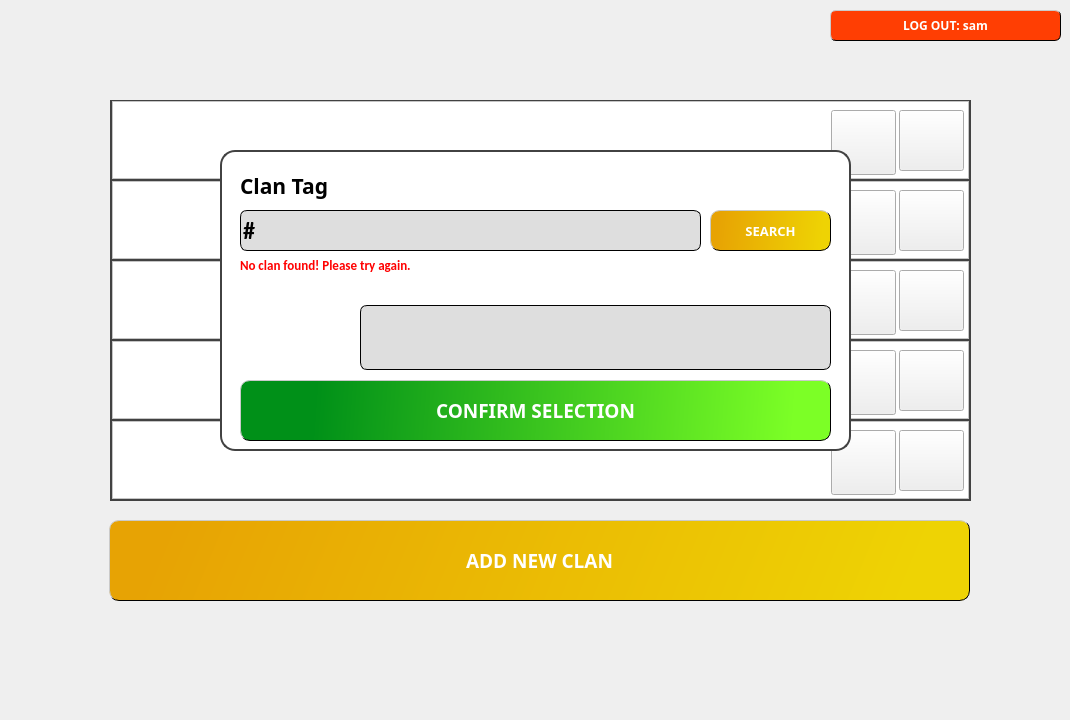
<?xml version="1.0" encoding="UTF-8"?>
<ui version="4.0">
 <class>addClan</class>
 <widget class="QMainWindow" name="addClan">
  <property name="geometry">
   <rect>
    <x>0</x>
    <y>0</y>
    <width>1070</width>
    <height>720</height>
   </rect>
  </property>
  <property name="windowTitle">
   <string>MainWindow</string>
  </property>
  <widget class="QWidget" name="centralwidget">
   <widget class="QLabel" name="background_image">
    <property name="geometry">
     <rect>
      <x>-10</x>
      <y>0</y>
      <width>1081</width>
      <height>741</height>
     </rect>
    </property>
    <property name="styleSheet">
     <string notr="true">border-image: url(:/addClan/background image.png);</string>
    </property>
    <property name="text">
     <string/>
    </property>
    <property name="scaledContents">
     <bool>true</bool>
    </property>
   </widget>
   <widget class="QGroupBox" name="clans_list">
    <property name="geometry">
     <rect>
      <x>110</x>
      <y>100</y>
      <width>861</width>
      <height>401</height>
     </rect>
    </property>
    <property name="autoFillBackground">
     <bool>false</bool>
    </property>
    <property name="styleSheet">
     <string notr="true">QGroupBox#clans_list{
border: 2px solid gray;
border-color: #424242;
background-color: white;
}</string>
    </property>
    <property name="title">
     <string/>
    </property>
    <widget class="QGroupBox" name="saved_clan_0">
     <property name="geometry">
      <rect>
       <x>1</x>
       <y>0</y>
       <width>859</width>
       <height>80</height>
      </rect>
     </property>
     <property name="styleSheet">
      <string notr="true">QGroupBox{
border: 1px solid gray;
border-color: #424242;
background-color: white;
}

QGroupBox:hover{
	background-color: red;
}</string>
     </property>
     <property name="title">
      <string/>
     </property>
     <widget class="QLabel" name="clan_shield_0">
      <property name="geometry">
       <rect>
        <x>5</x>
        <y>6</y>
        <width>68</width>
        <height>68</height>
       </rect>
      </property>
      <property name="mouseTracking">
       <bool>false</bool>
      </property>
      <property name="styleSheet">
       <string notr="true"/>
      </property>
      <property name="text">
       <string/>
      </property>
      <property name="scaledContents">
       <bool>true</bool>
      </property>
     </widget>
     <widget class="QLabel" name="clan_name_0">
      <property name="geometry">
       <rect>
        <x>90</x>
        <y>18</y>
        <width>561</width>
        <height>51</height>
       </rect>
      </property>
      <property name="font">
       <font>
        <family>Supercell-Magic</family>
        <pointsize>18</pointsize>
        <weight>75</weight>
        <bold>true</bold>
       </font>
      </property>
      <property name="styleSheet">
       <string notr="true"/>
      </property>
      <property name="text">
       <string/>
      </property>
     </widget>
     <widget class="QFrame" name="frame_0">
      <property name="geometry">
       <rect>
        <x>1</x>
        <y>1</y>
        <width>857</width>
        <height>78</height>
       </rect>
      </property>
      <property name="mouseTracking">
       <bool>true</bool>
      </property>
      <property name="styleSheet">
       <string notr="true">QFrame {
background-color: white;
}

QFrame:hover {
background-color: rgb(227, 227, 227);
}</string>
      </property>
      <property name="frameShape">
       <enum>QFrame::StyledPanel</enum>
      </property>
      <property name="frameShadow">
       <enum>QFrame::Raised</enum>
      </property>
     </widget>
     <widget class="QPushButton" name="delete_0">
      <property name="geometry">
       <rect>
        <x>788</x>
        <y>10</y>
        <width>65</width>
        <height>61</height>
       </rect>
      </property>
      <property name="cursor">
       <cursorShape>PointingHandCursor</cursorShape>
      </property>
      <property name="styleSheet">
       <string notr="true">border-image: url(:/addClan/delete.png);</string>
      </property>
      <property name="text">
       <string/>
      </property>
     </widget>
     <widget class="QPushButton" name="confirm_0">
      <property name="geometry">
       <rect>
        <x>720</x>
        <y>10</y>
        <width>65</width>
        <height>65</height>
       </rect>
      </property>
      <property name="cursor">
       <cursorShape>PointingHandCursor</cursorShape>
      </property>
      <property name="styleSheet">
       <string notr="true">border-image: url(:/addClan/confirmtick.png);</string>
      </property>
      <property name="text">
       <string/>
      </property>
     </widget>
     <zorder>frame_0</zorder>
     <zorder>clan_name_0</zorder>
     <zorder>clan_shield_0</zorder>
     <zorder>delete_0</zorder>
     <zorder>confirm_0</zorder>
    </widget>
    <widget class="QGroupBox" name="saved_clan_1">
     <property name="geometry">
      <rect>
       <x>1</x>
       <y>80</y>
       <width>859</width>
       <height>80</height>
      </rect>
     </property>
     <property name="styleSheet">
      <string notr="true">QGroupBox{
border: 1px solid gray;
border-color: #424242;
background-color: white;
}</string>
     </property>
     <property name="title">
      <string/>
     </property>
     <widget class="QLabel" name="clan_shield_1">
      <property name="geometry">
       <rect>
        <x>5</x>
        <y>6</y>
        <width>68</width>
        <height>68</height>
       </rect>
      </property>
      <property name="styleSheet">
       <string notr="true"/>
      </property>
      <property name="text">
       <string/>
      </property>
      <property name="scaledContents">
       <bool>true</bool>
      </property>
     </widget>
     <widget class="QLabel" name="clan_name_1">
      <property name="geometry">
       <rect>
        <x>90</x>
        <y>18</y>
        <width>561</width>
        <height>51</height>
       </rect>
      </property>
      <property name="font">
       <font>
        <family>Supercell-Magic</family>
        <pointsize>18</pointsize>
        <weight>75</weight>
        <bold>true</bold>
       </font>
      </property>
      <property name="text">
       <string/>
      </property>
     </widget>
     <widget class="QFrame" name="frame_1">
      <property name="geometry">
       <rect>
        <x>1</x>
        <y>1</y>
        <width>857</width>
        <height>78</height>
       </rect>
      </property>
      <property name="styleSheet">
       <string notr="true">QFrame {
background-color: white;
}

QFrame:hover {
background-color: rgb(227, 227, 227);
}</string>
      </property>
      <property name="frameShape">
       <enum>QFrame::StyledPanel</enum>
      </property>
      <property name="frameShadow">
       <enum>QFrame::Raised</enum>
      </property>
     </widget>
     <widget class="QPushButton" name="delete_1">
      <property name="geometry">
       <rect>
        <x>788</x>
        <y>10</y>
        <width>65</width>
        <height>61</height>
       </rect>
      </property>
      <property name="cursor">
       <cursorShape>PointingHandCursor</cursorShape>
      </property>
      <property name="styleSheet">
       <string notr="true">border-image: url(:/addClan/delete.png);</string>
      </property>
      <property name="text">
       <string/>
      </property>
     </widget>
     <widget class="QPushButton" name="confirm_1">
      <property name="geometry">
       <rect>
        <x>720</x>
        <y>10</y>
        <width>65</width>
        <height>65</height>
       </rect>
      </property>
      <property name="cursor">
       <cursorShape>PointingHandCursor</cursorShape>
      </property>
      <property name="styleSheet">
       <string notr="true">border-image: url(:/addClan/confirmtick.png);</string>
      </property>
      <property name="text">
       <string/>
      </property>
     </widget>
     <zorder>frame_1</zorder>
     <zorder>clan_name_1</zorder>
     <zorder>clan_shield_1</zorder>
     <zorder>delete_1</zorder>
     <zorder>confirm_1</zorder>
    </widget>
    <widget class="QGroupBox" name="saved_clan_2">
     <property name="geometry">
      <rect>
       <x>1</x>
       <y>160</y>
       <width>859</width>
       <height>80</height>
      </rect>
     </property>
     <property name="styleSheet">
      <string notr="true">QGroupBox{
border: 1px solid gray;
border-color: #424242;
background-color: white;
}</string>
     </property>
     <property name="title">
      <string/>
     </property>
     <widget class="QLabel" name="clan_shield_2">
      <property name="geometry">
       <rect>
        <x>5</x>
        <y>6</y>
        <width>68</width>
        <height>68</height>
       </rect>
      </property>
      <property name="styleSheet">
       <string notr="true"/>
      </property>
      <property name="text">
       <string/>
      </property>
      <property name="scaledContents">
       <bool>true</bool>
      </property>
     </widget>
     <widget class="QLabel" name="clan_name_2">
      <property name="geometry">
       <rect>
        <x>90</x>
        <y>18</y>
        <width>561</width>
        <height>51</height>
       </rect>
      </property>
      <property name="font">
       <font>
        <family>Supercell-Magic</family>
        <pointsize>18</pointsize>
        <weight>75</weight>
        <bold>true</bold>
       </font>
      </property>
      <property name="text">
       <string/>
      </property>
     </widget>
     <widget class="QFrame" name="frame_2">
      <property name="geometry">
       <rect>
        <x>1</x>
        <y>1</y>
        <width>857</width>
        <height>78</height>
       </rect>
      </property>
      <property name="styleSheet">
       <string notr="true">QFrame {
background-color: white;
}

QFrame:hover {
background-color: rgb(227, 227, 227);
}</string>
      </property>
      <property name="frameShape">
       <enum>QFrame::StyledPanel</enum>
      </property>
      <property name="frameShadow">
       <enum>QFrame::Raised</enum>
      </property>
     </widget>
     <widget class="QPushButton" name="delete_2">
      <property name="geometry">
       <rect>
        <x>788</x>
        <y>10</y>
        <width>65</width>
        <height>61</height>
       </rect>
      </property>
      <property name="cursor">
       <cursorShape>PointingHandCursor</cursorShape>
      </property>
      <property name="styleSheet">
       <string notr="true">border-image: url(:/addClan/delete.png);</string>
      </property>
      <property name="text">
       <string/>
      </property>
     </widget>
     <widget class="QPushButton" name="confirm_2">
      <property name="geometry">
       <rect>
        <x>720</x>
        <y>10</y>
        <width>65</width>
        <height>65</height>
       </rect>
      </property>
      <property name="cursor">
       <cursorShape>PointingHandCursor</cursorShape>
      </property>
      <property name="styleSheet">
       <string notr="true">border-image: url(:/addClan/confirmtick.png);</string>
      </property>
      <property name="text">
       <string/>
      </property>
     </widget>
     <zorder>frame_2</zorder>
     <zorder>clan_name_2</zorder>
     <zorder>clan_shield_2</zorder>
     <zorder>delete_2</zorder>
     <zorder>confirm_2</zorder>
    </widget>
    <widget class="QGroupBox" name="saved_clan_3">
     <property name="geometry">
      <rect>
       <x>1</x>
       <y>240</y>
       <width>859</width>
       <height>80</height>
      </rect>
     </property>
     <property name="styleSheet">
      <string notr="true">QGroupBox{
border: 1px solid gray;
border-color: #424242;
background-color: white;
}</string>
     </property>
     <property name="title">
      <string/>
     </property>
     <widget class="QLabel" name="clan_shield_3">
      <property name="geometry">
       <rect>
        <x>5</x>
        <y>6</y>
        <width>68</width>
        <height>68</height>
       </rect>
      </property>
      <property name="styleSheet">
       <string notr="true"/>
      </property>
      <property name="text">
       <string/>
      </property>
      <property name="scaledContents">
       <bool>true</bool>
      </property>
     </widget>
     <widget class="QLabel" name="clan_name_3">
      <property name="geometry">
       <rect>
        <x>90</x>
        <y>18</y>
        <width>561</width>
        <height>51</height>
       </rect>
      </property>
      <property name="font">
       <font>
        <family>Supercell-Magic</family>
        <pointsize>18</pointsize>
        <weight>75</weight>
        <bold>true</bold>
       </font>
      </property>
      <property name="text">
       <string/>
      </property>
     </widget>
     <widget class="QFrame" name="frame_3">
      <property name="geometry">
       <rect>
        <x>1</x>
        <y>1</y>
        <width>857</width>
        <height>78</height>
       </rect>
      </property>
      <property name="styleSheet">
       <string notr="true">QFrame {
background-color: white;
}

QFrame:hover {
background-color: rgb(227, 227, 227);
}</string>
      </property>
      <property name="frameShape">
       <enum>QFrame::StyledPanel</enum>
      </property>
      <property name="frameShadow">
       <enum>QFrame::Raised</enum>
      </property>
     </widget>
     <widget class="QPushButton" name="delete_3">
      <property name="geometry">
       <rect>
        <x>788</x>
        <y>10</y>
        <width>65</width>
        <height>61</height>
       </rect>
      </property>
      <property name="cursor">
       <cursorShape>PointingHandCursor</cursorShape>
      </property>
      <property name="styleSheet">
       <string notr="true">border-image: url(:/addClan/delete.png);</string>
      </property>
      <property name="text">
       <string/>
      </property>
     </widget>
     <widget class="QPushButton" name="confirm_3">
      <property name="geometry">
       <rect>
        <x>720</x>
        <y>10</y>
        <width>65</width>
        <height>65</height>
       </rect>
      </property>
      <property name="cursor">
       <cursorShape>PointingHandCursor</cursorShape>
      </property>
      <property name="styleSheet">
       <string notr="true">border-image: url(:/addClan/confirmtick.png);</string>
      </property>
      <property name="text">
       <string/>
      </property>
     </widget>
     <zorder>frame_3</zorder>
     <zorder>clan_name_3</zorder>
     <zorder>clan_shield_3</zorder>
     <zorder>delete_3</zorder>
     <zorder>confirm_3</zorder>
    </widget>
    <widget class="QGroupBox" name="saved_clan_4">
     <property name="geometry">
      <rect>
       <x>1</x>
       <y>320</y>
       <width>859</width>
       <height>80</height>
      </rect>
     </property>
     <property name="styleSheet">
      <string notr="true">QGroupBox{
border: 1px solid gray;
border-color: #424242;
background-color: white;
}</string>
     </property>
     <property name="title">
      <string/>
     </property>
     <widget class="QLabel" name="clan_shield_4">
      <property name="geometry">
       <rect>
        <x>5</x>
        <y>6</y>
        <width>68</width>
        <height>68</height>
       </rect>
      </property>
      <property name="styleSheet">
       <string notr="true"/>
      </property>
      <property name="text">
       <string/>
      </property>
      <property name="scaledContents">
       <bool>true</bool>
      </property>
     </widget>
     <widget class="QLabel" name="clan_name_4">
      <property name="geometry">
       <rect>
        <x>90</x>
        <y>18</y>
        <width>561</width>
        <height>51</height>
       </rect>
      </property>
      <property name="font">
       <font>
        <family>Supercell-Magic</family>
        <pointsize>18</pointsize>
        <weight>75</weight>
        <bold>true</bold>
       </font>
      </property>
      <property name="text">
       <string/>
      </property>
     </widget>
     <widget class="QFrame" name="frame_4">
      <property name="geometry">
       <rect>
        <x>1</x>
        <y>1</y>
        <width>857</width>
        <height>78</height>
       </rect>
      </property>
      <property name="styleSheet">
       <string notr="true">QFrame {
background-color: white;
}

QFrame:hover {
background-color: rgb(227, 227, 227);
}</string>
      </property>
      <property name="frameShape">
       <enum>QFrame::StyledPanel</enum>
      </property>
      <property name="frameShadow">
       <enum>QFrame::Raised</enum>
      </property>
     </widget>
     <widget class="QPushButton" name="delete_4">
      <property name="geometry">
       <rect>
        <x>788</x>
        <y>10</y>
        <width>65</width>
        <height>61</height>
       </rect>
      </property>
      <property name="cursor">
       <cursorShape>PointingHandCursor</cursorShape>
      </property>
      <property name="styleSheet">
       <string notr="true">border-image: url(:/addClan/delete.png);</string>
      </property>
      <property name="text">
       <string/>
      </property>
     </widget>
     <widget class="QPushButton" name="confirm_4">
      <property name="geometry">
       <rect>
        <x>720</x>
        <y>10</y>
        <width>65</width>
        <height>65</height>
       </rect>
      </property>
      <property name="cursor">
       <cursorShape>PointingHandCursor</cursorShape>
      </property>
      <property name="styleSheet">
       <string notr="true">border-image: url(:/addClan/confirmtick.png);</string>
      </property>
      <property name="text">
       <string/>
      </property>
     </widget>
     <zorder>frame_4</zorder>
     <zorder>clan_name_4</zorder>
     <zorder>clan_shield_4</zorder>
     <zorder>delete_4</zorder>
     <zorder>confirm_4</zorder>
    </widget>
   </widget>
   <widget class="QPushButton" name="add_clan_button">
    <property name="geometry">
     <rect>
      <x>109</x>
      <y>520</y>
      <width>861</width>
      <height>81</height>
     </rect>
    </property>
    <property name="font">
     <font>
      <family>Supercell-Magic</family>
      <pointsize>14</pointsize>
      <weight>75</weight>
      <italic>false</italic>
      <bold>true</bold>
     </font>
    </property>
    <property name="cursor">
     <cursorShape>PointingHandCursor</cursorShape>
    </property>
    <property name="autoFillBackground">
     <bool>false</bool>
    </property>
    <property name="styleSheet">
     <string notr="true">QPushButton {
	
	background-color: qlineargradient(spread:pad, x1:0.0511364, y1:0.5, x2:0.938, y2:0.534091, stop:0 rgba(231, 163, 4, 255), stop:1 rgba(238, 211, 4, 255));
	color: white;
 	border-radius: 10; 
	padding: 6; 
	border-style: outset;
	border-width: 1;
	border-top-color: rgb(135, 135, 135);
	border-left-color: rgb(135, 135, 135);
	border-right-color: rgb(0, 0, 0);
	border-bottom-color: rgb(0, 0, 0);
	
}

QPushButton:pressed {
	border-style: outset;
	border-top-color: rgb(0, 0, 0);
	border-left-color: rgb(0, 0, 0);
	border-right-color: rgb(135, 135, 135);
	border-bottom-color: rgb(135, 135, 135);
	
}</string>
    </property>
    <property name="text">
     <string>ADD NEW CLAN</string>
    </property>
    <property name="checkable">
     <bool>false</bool>
    </property>
    <property name="checked">
     <bool>false</bool>
    </property>
    <property name="default">
     <bool>false</bool>
    </property>
    <property name="flat">
     <bool>false</bool>
    </property>
   </widget>
   <widget class="QGroupBox" name="add_clan_group">
    <property name="geometry">
     <rect>
      <x>220</x>
      <y>150</y>
      <width>631</width>
      <height>301</height>
     </rect>
    </property>
    <property name="autoFillBackground">
     <bool>false</bool>
    </property>
    <property name="styleSheet">
     <string notr="true">QGroupBox {
border: 2px solid gray;
border-color: #424242;
border-radius: 15px;
background-color: white
}</string>
    </property>
    <property name="title">
     <string/>
    </property>
    <widget class="QLabel" name="clan_tag_label">
     <property name="geometry">
      <rect>
       <x>20</x>
       <y>10</y>
       <width>191</width>
       <height>51</height>
      </rect>
     </property>
     <property name="font">
      <font>
       <family>Supercell-Magic</family>
       <pointsize>16</pointsize>
       <weight>75</weight>
       <bold>true</bold>
      </font>
     </property>
     <property name="text">
      <string>Clan Tag</string>
     </property>
    </widget>
    <widget class="QLineEdit" name="clan_entry">
     <property name="geometry">
      <rect>
       <x>20</x>
       <y>60</y>
       <width>461</width>
       <height>41</height>
      </rect>
     </property>
     <property name="font">
      <font>
       <family>Calibri</family>
       <pointsize>18</pointsize>
       <weight>75</weight>
       <bold>true</bold>
      </font>
     </property>
     <property name="styleSheet">
      <string notr="true">QLineEdit {
	background-color: rgb(222, 222, 222);
	border-radius: 7;
	border: 1px solid black
}</string>
     </property>
     <property name="text">
      <string>#</string>
     </property>
     <property name="placeholderText">
      <string>#</string>
     </property>
    </widget>
    <widget class="QPushButton" name="search_clan_button">
     <property name="geometry">
      <rect>
       <x>490</x>
       <y>60</y>
       <width>121</width>
       <height>41</height>
      </rect>
     </property>
     <property name="font">
      <font>
       <family>Supercell-Magic</family>
       <pointsize>10</pointsize>
       <weight>75</weight>
       <italic>false</italic>
       <bold>true</bold>
      </font>
     </property>
     <property name="cursor">
      <cursorShape>PointingHandCursor</cursorShape>
     </property>
     <property name="autoFillBackground">
      <bool>false</bool>
     </property>
     <property name="styleSheet">
      <string notr="true">QPushButton {
	background-color: qlineargradient(spread:pad, x1:0.0511364, y1:0.5, x2:0.938, y2:0.534091, stop:0 rgba(231, 163, 4, 255), stop:1 rgba(238, 211, 4, 255));
	color: white;
 	border-radius: 10; 
	padding: 6; 
	border-style: outset;
	border-width: 1;
	border-top-color: rgb(135, 135, 135);
	border-left-color: rgb(135, 135, 135);
	border-right-color: rgb(0, 0, 0);
	border-bottom-color: rgb(0, 0, 0);
	
}

QPushButton:pressed {
	border-style: outset;
	border-top-color: rgb(0, 0, 0);
	border-left-color: rgb(0, 0, 0);
	border-right-color: rgb(135, 135, 135);
	border-bottom-color: rgb(135, 135, 135);
	
}</string>
     </property>
     <property name="text">
      <string>SEARCH</string>
     </property>
     <property name="checkable">
      <bool>false</bool>
     </property>
     <property name="checked">
      <bool>false</bool>
     </property>
     <property name="default">
      <bool>false</bool>
     </property>
     <property name="flat">
      <bool>false</bool>
     </property>
    </widget>
    <widget class="QLabel" name="clan_shield">
     <property name="geometry">
      <rect>
       <x>10</x>
       <y>110</y>
       <width>120</width>
       <height>120</height>
      </rect>
     </property>
     <property name="styleSheet">
      <string notr="true"/>
     </property>
     <property name="text">
      <string/>
     </property>
     <property name="scaledContents">
      <bool>true</bool>
     </property>
    </widget>
    <widget class="QLabel" name="clan_name">
     <property name="geometry">
      <rect>
       <x>140</x>
       <y>110</y>
       <width>221</width>
       <height>61</height>
      </rect>
     </property>
     <property name="font">
      <font>
       <family>Supercell-Magic</family>
       <pointsize>14</pointsize>
       <weight>75</weight>
       <bold>true</bold>
      </font>
     </property>
     <property name="text">
      <string/>
     </property>
    </widget>
    <widget class="QTextEdit" name="clan_description">
     <property name="geometry">
      <rect>
       <x>140</x>
       <y>155</y>
       <width>471</width>
       <height>65</height>
      </rect>
     </property>
     <property name="font">
      <font>
       <family>Calibri</family>
       <pointsize>10</pointsize>
       <weight>50</weight>
       <bold>false</bold>
      </font>
     </property>
     <property name="styleSheet">
      <string notr="true">QTextEdit {
	background-color: rgb(222, 222, 222);
	border-radius: 7;
	border: 1px solid black
}</string>
     </property>
     <property name="readOnly">
      <bool>true</bool>
     </property>
    </widget>
    <widget class="QLabel" name="no_clan">
     <property name="geometry">
      <rect>
       <x>20</x>
       <y>100</y>
       <width>371</width>
       <height>31</height>
      </rect>
     </property>
     <property name="font">
      <font>
       <family>Calibri</family>
       <pointsize>10</pointsize>
       <weight>75</weight>
       <bold>true</bold>
      </font>
     </property>
     <property name="styleSheet">
      <string notr="true">color: red</string>
     </property>
     <property name="text">
      <string>No clan found! Please try again.</string>
     </property>
     <property name="alignment">
      <set>Qt::AlignLeading|Qt::AlignLeft|Qt::AlignVCenter</set>
     </property>
    </widget>
    <widget class="QPushButton" name="confirm_clan">
     <property name="geometry">
      <rect>
       <x>20</x>
       <y>230</y>
       <width>591</width>
       <height>61</height>
      </rect>
     </property>
     <property name="font">
      <font>
       <family>Supercell-Magic</family>
       <pointsize>14</pointsize>
       <weight>75</weight>
       <italic>false</italic>
       <bold>true</bold>
      </font>
     </property>
     <property name="cursor">
      <cursorShape>PointingHandCursor</cursorShape>
     </property>
     <property name="autoFillBackground">
      <bool>false</bool>
     </property>
     <property name="styleSheet">
      <string notr="true">QPushButton {
	background-color: qlineargradient(spread:pad, x1:0.125, y1:0.466, x2:0.938, y2:0.472, stop:0 rgba(0, 144, 24, 255), stop:1 rgba(124, 255, 38, 255));
	color: white;
 	border-radius: 10; 
	padding: 6; 
	border-style: outset;
	border-width: 1;
	border-top-color: rgb(135, 135, 135);
	border-left-color: rgb(135, 135, 135);
	border-right-color: rgb(0, 0, 0);
	border-bottom-color: rgb(0, 0, 0);
	
}

QPushButton:pressed {
	border-style: outset;
	border-top-color: rgb(0, 0, 0);
	border-left-color: rgb(0, 0, 0);
	border-right-color: rgb(135, 135, 135);
	border-bottom-color: rgb(135, 135, 135);
	
}</string>
     </property>
     <property name="text">
      <string>CONFIRM SELECTION</string>
     </property>
     <property name="checkable">
      <bool>false</bool>
     </property>
     <property name="checked">
      <bool>false</bool>
     </property>
     <property name="default">
      <bool>false</bool>
     </property>
     <property name="flat">
      <bool>false</bool>
     </property>
    </widget>
    <widget class="QPushButton" name="add_clan_close_button">
     <property name="geometry">
      <rect>
       <x>580</x>
       <y>10</y>
       <width>37</width>
       <height>37</height>
      </rect>
     </property>
     <property name="cursor">
      <cursorShape>PointingHandCursor</cursorShape>
     </property>
     <property name="layoutDirection">
      <enum>Qt::LeftToRight</enum>
     </property>
     <property name="styleSheet">
      <string notr="true">QPushButton {
	background-color: white;
	border-radius: 6;
	image: url(:/titleScreen/closebutton.png);

}

QPushButton:hover {

}</string>
     </property>
     <property name="text">
      <string/>
     </property>
     <property name="iconSize">
      <size>
       <width>40</width>
       <height>40</height>
      </size>
     </property>
    </widget>
   </widget>
   <widget class="QPushButton" name="logout_button">
    <property name="geometry">
     <rect>
      <x>830</x>
      <y>10</y>
      <width>231</width>
      <height>31</height>
     </rect>
    </property>
    <property name="font">
     <font>
      <family>Supercell-Magic</family>
      <weight>75</weight>
      <bold>true</bold>
     </font>
    </property>
    <property name="cursor">
     <cursorShape>PointingHandCursor</cursorShape>
    </property>
    <property name="styleSheet">
     <string notr="true">QPushButton {
	background-color: rgb(255, 62, 3);
	color: white;
	border-color: rgb(255, 255, 255);
	border-radius: 6;
	border-style: outset;
	border-width: 1;
	border-top-color: rgb(135, 135, 135);
	border-left-color: rgb(135, 135, 135);
	border-right-color: rgb(0, 0, 0);
	border-bottom-color: rgb(0, 0, 0);
}

QPushButton:pressed {
	border-style: outset;
	border-top-color: rgb(0, 0, 0);
	border-left-color: rgb(0, 0, 0);
	border-right-color: rgb(135, 135, 135);
	border-bottom-color: rgb(135, 135, 135);
	
}
</string>
    </property>
    <property name="text">
     <string>LOG OUT: sam</string>
    </property>
   </widget>
   <zorder>background_image</zorder>
   <zorder>clans_list</zorder>
   <zorder>add_clan_button</zorder>
   <zorder>logout_button</zorder>
   <zorder>add_clan_group</zorder>
  </widget>
 </widget>
 <resources>
  <include location="Game Graphics/source.qrc"/>
 </resources>
 <connections/>
</ui>
